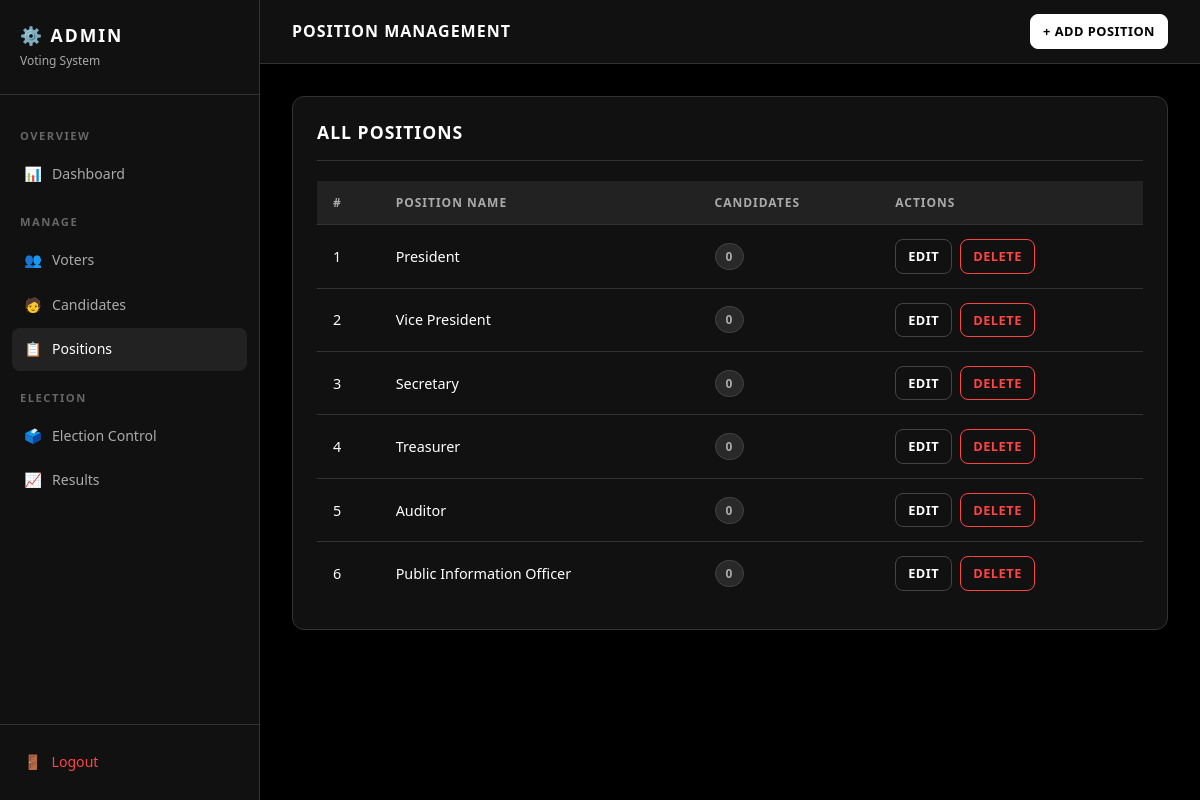
The page /admin/positions.php (signed in) on the database its author committed.
### tables this page shows
CREATE TABLE IF NOT EXISTS positions (
    id INT AUTO_INCREMENT PRIMARY KEY,
    position_name VARCHAR(100) NOT NULL UNIQUE,
    created_at TIMESTAMP DEFAULT CURRENT_TIMESTAMP
);

### admin/positions.php (the view, shortened to what this page needs)
<?php
require_once '../includes/db.php';
$action  = $_GET['action'] ?? 'list';
$edit_position = null;
$positions_result = mysqli_query($conn, "
    SELECT p.*, COUNT(c.id) AS candidate_count
    FROM positions p
    LEFT JOIN candidates c ON c.position_id = p.id
    GROUP BY p.id
    ORDER BY p.id ASC
");
?>
<!DOCTYPE html>
<html lang="en">
<head>
    <link rel="stylesheet" href="../css/style.css">
</head>
<body>
<div class="admin-wrapper">
    <?php include 'includes/sidebar.php'; ?>
    <main class="admin-main">
        <div class="admin-topbar">
            <h2>Position Management</h2>
            <a href="positions.php?action=add" class="btn btn-primary btn-sm">+ Add Position</a>
        </div>
        <div class="admin-body">
            <?php if ($action === 'add' || $action === 'edit'): ?>
            <div class="card" style="max-width:500px;">
                <div class="card-header">
                    <h3><?= $action === 'edit' ? 'Edit Position' : 'Add New Position' ?></h3>
                    <a href="positions.php" class="btn btn-outline btn-sm">← Back</a>
                </div>
                <form method="POST" action="positions.php">
                    <?php if ($edit_position): ?><input type="hidden" name="form_id" value="<?= $edit_position['id'] ?>"><?php endif; ?>
                    <div class="form-group">
                        <label>Position Name</label>
                        <input type="text" name="position_name" class="form-control" value="<?= htmlspecialchars($edit_position['position_name'] ?? '') ?>" required placeholder="e.g. President">
                    </div>
                    <div style="display:flex; gap:12px;">
                        <button type="submit" class="btn btn-primary"><?= $action === 'edit' ? 'Update' : 'Add Position' ?></button>
                        <a href="positions.php" class="btn btn-outline">Cancel</a>
                    </div>
                </form>
            </div>
            <?php else: ?>
            <div class="card">
                <div class="card-header"><h3>All Positions</h3></div>
                <div class="table-wrapper">
                    <table>
                        <thead>
                            <tr>
                                <th>#</th>
                                <th>Position Name</th>
                                <th>Candidates</th>
                                <th>Actions</th>
                            </tr>
                        </thead>
                        <tbody>
                        <?php
                        $i = 1;
                        while ($row = mysqli_fetch_assoc($positions_result)):
                        ?>
                            <tr>
                                <td><?= $i++ ?></td>
                                <td><?= htmlspecialchars($row['position_name']) ?></td>
                                <td><span class="badge badge-info"><?= $row['candidate_count'] ?></span></td>
                                <td>
                                    <div class="td-actions">
                                        <a href="positions.php?action=edit&id=<?= $row['id'] ?>" class="btn btn-outline btn-sm">Edit</a>
                                        <a href="#pdel-<?= $row['id'] ?>" class="btn btn-danger btn-sm">Delete</a>
                                    </div>
                                </td>
                            </tr>
                        <?php endwhile; ?>
                        </tbody>
                    </table>
                </div>
            </div>
            <?php endif; ?>
        </div>
    </main>
</div>
</body>
</html>

### admin/includes/sidebar.php
<?php
$current = basename($_SERVER['PHP_SELF']);
?>
<aside class="sidebar">
    <div class="sidebar-brand">
        <h1>⚙️ ADMIN</h1>
        <p>Voting System</p>
    </div>
    <nav class="sidebar-nav">
        <div class="sidebar-nav-section">Overview</div>
        <a href="dashboard.php" class="<?= $current === 'dashboard.php' ? 'active' : '' ?>">
            <span class="nav-icon">📊</span> Dashboard
        </a>
        <div class="sidebar-nav-section">Manage</div>
        <a href="voters.php" class="<?= $current === 'voters.php' ? 'active' : '' ?>">
            <span class="nav-icon">👥</span> Voters
        </a>
        <a href="candidates.php" class="<?= $current === 'candidates.php' ? 'active' : '' ?>">
            <span class="nav-icon">🧑</span> Candidates
        </a>
        <a href="positions.php" class="<?= $current === 'positions.php' ? 'active' : '' ?>">
            <span class="nav-icon">📋</span> Positions
        </a>
        <div class="sidebar-nav-section">Election</div>
        <a href="election.php" class="<?= $current === 'election.php' ? 'active' : '' ?>">
            <span class="nav-icon">🗳️</span> Election Control
        </a>
        <a href="results.php" class="<?= $current === 'results.php' ? 'active' : '' ?>">
            <span class="nav-icon">📈</span> Results
        </a>
    </nav>
    <div class="sidebar-footer">
        <a href="logout.php">
            <span class="nav-icon">🚪</span> Logout
        </a>
    </div>
</aside>

### rows shown on the page
positions: position_name "President", candidate_count "0"
positions: position_name "Vice President", candidate_count "0"
positions: position_name "Secretary", candidate_count "0"
positions: position_name "Treasurer", candidate_count "0"
positions: position_name "Auditor", candidate_count "0"
positions: position_name "Public Information Officer", candidate_count "0"
